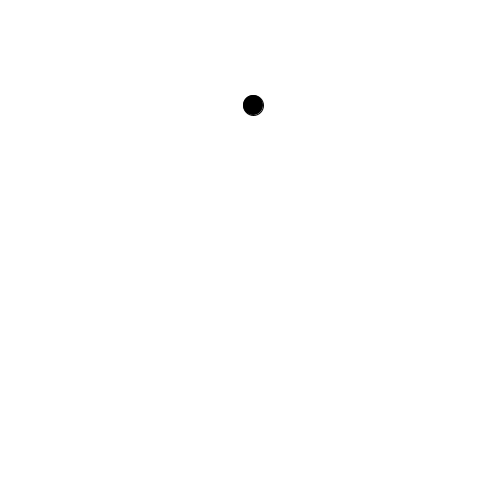
Frame 1 (no input)
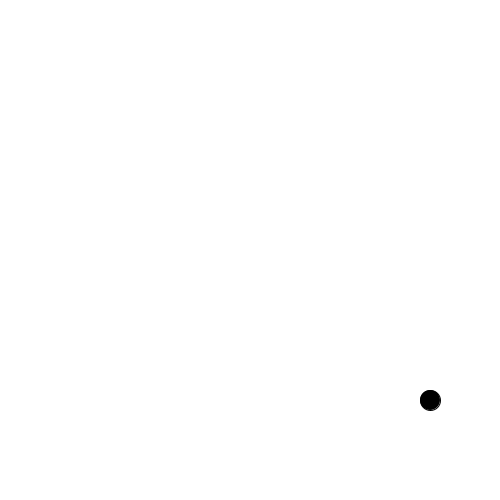
Frame 60 (the mouse pressed at the canvas centre just before this capture)
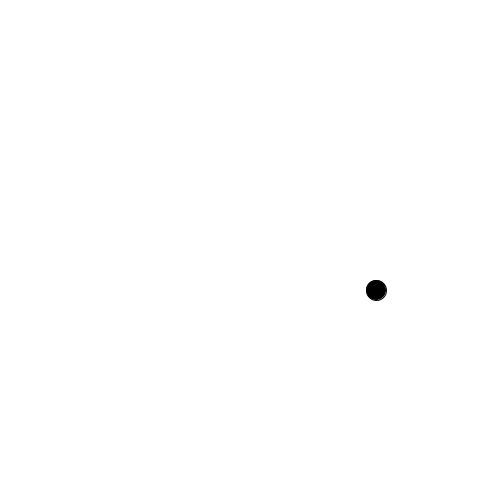
Frame 120 (the mouse held since frame 60 and released just before this capture)

The Processing sketch that drew these frames (run headless with seeded random() and noise(); from frame 60 on, the mouse is pressed at the canvas centre):

// Processing sketch: Wk_02_Challenge
// ── Wk_02_Challenge.pde
// Bouncing ball

int diameter = 20; // ball diameter
int x = 250; // x position of ball
int y = 100; // y position of ball
int speedx = 3; // horizontal speed of ball
int speedy = 5; // vertical speed of ball

void setup() {
  size(500, 500); // 500 by 500 canvas
}

void draw() {
  background(255); // clear the canvas with white
  fill(0); // fill the ellipse with black
  
  // move ball at certain speed
  x = x + speedx; // old x position plus speedx
  y = y + speedy; // old y position plus speedy
  
  // check if ball is at the edge; if so reverse direction
  if ((x > (width - diameter / 2)) || ( x < diameter / 2)) {
    speedx = speedx * -1;
  }
  if ((y > (height - diameter / 2)) || ( y < diameter / 2)) {
    speedy = speedy * -1;
  }
  
  // Draw circle
  ellipse(x, y, diameter, diameter);
}
